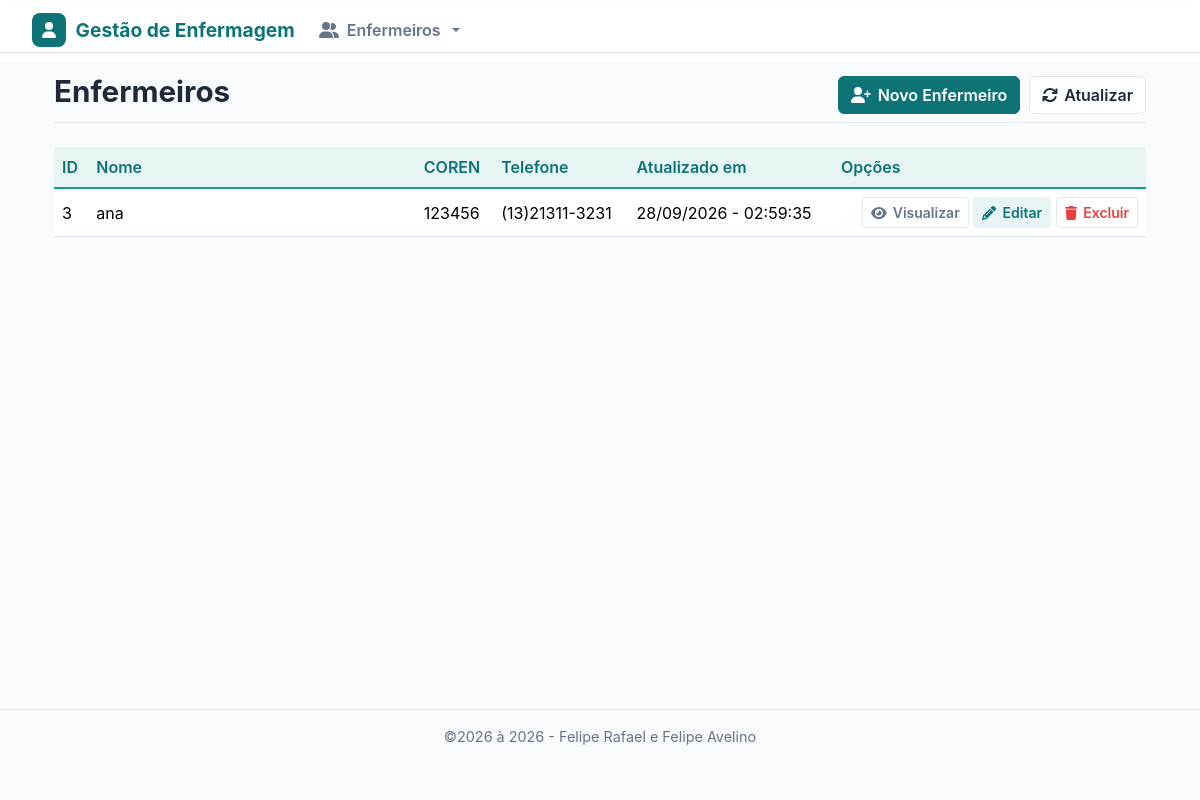
The app's page /customers/index.php, older data.
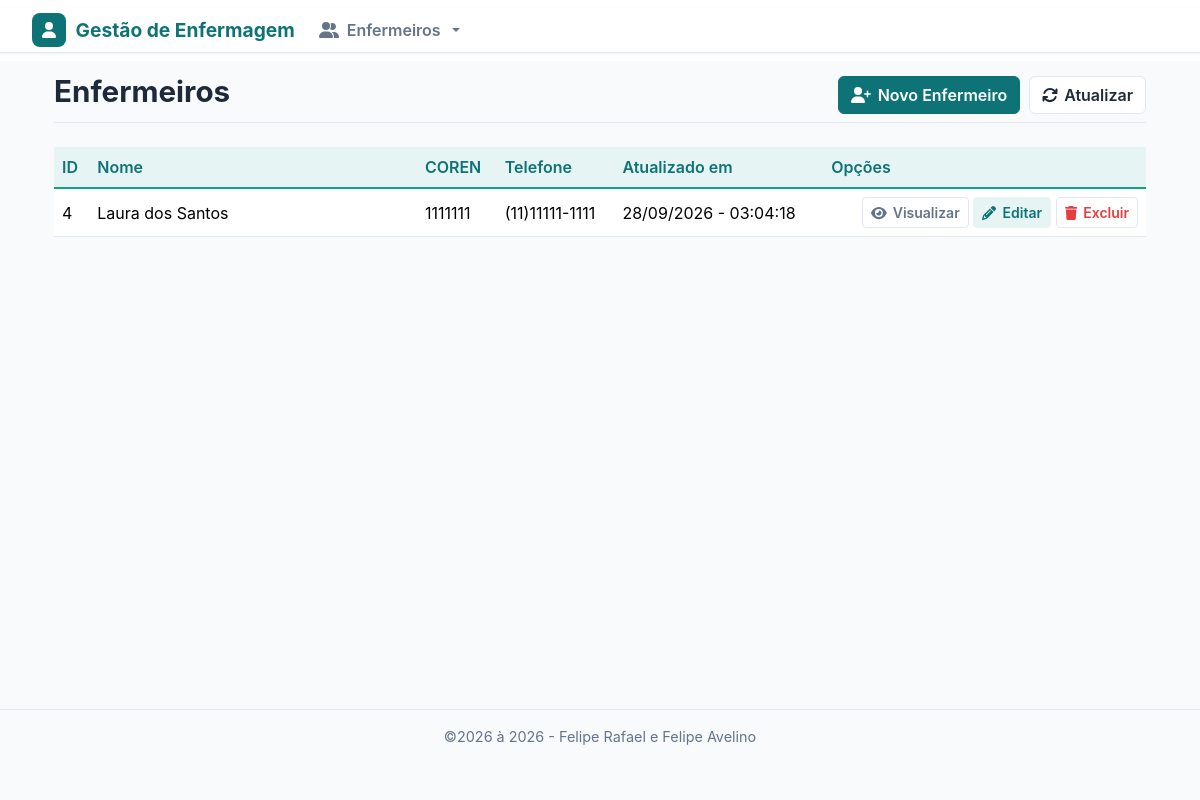
The same page, newer data.
### tables this page shows
CREATE TABLE `customers` (
  `id` int(11) NOT NULL,
  `name` varchar(255) NOT NULL,
  `coren` varchar(20) NOT NULL,
  `cep` varchar(9) NOT NULL,
  `phone` varchar(20) NOT NULL,
  `foto` varchar(255) NOT NULL,
  `birthdate` date NOT NULL,
  `created` datetime NOT NULL DEFAULT current_timestamp(),
  `modified` datetime NOT NULL DEFAULT current_timestamp()
);

### inc/database.php (called while the page is built, shortened)
<?php
function open_database()
{
	try {
		$conn = new mysqli(DB_HOST, DB_USER, DB_PASSWORD, DB_NAME);
		$conn->set_charset("utf8");
		return $conn;
	} catch (Exception $e) {
		throw new Exception("Erro ao conectar no banco de dados\n {$e->getMessage()}");
	}
}
function find($table = null, $id = null)
{
	$found = null;
	try {
		$database = open_database();
		if ($id) {
			$sql = "SELECT * FROM $table WHERE id = $id";
			$result = $database->query($sql);
			if ($result->num_rows > 0) {
				$found = $result->fetch_assoc();
			}
		} else {
			$sql = "SELECT * FROM $table";
			$result = $database->query($sql);
			if ($result->num_rows > 0) {
				$found = $result->fetch_all(MYSQLI_ASSOC);
			}
		}
	} catch (Exception $e) {
		$_SESSION['message'] = $e->GetMessage();
		$_SESSION['type'] = 'danger';
	}
	return $found;
}
function find_all($table)
{
	return find($table);
}
?>

### customers/function.php (called while the page is built, shortened)
<?php
function telefone($tel)
{
	return "(" . substr($tel, 0, 2) . ")" . substr($tel, 2, 5)
		. "-" . substr($tel, 7, 4);
}
function index()
{
	$customers = find_all("customers");
}

### customers/index.php (the view, shortened to what this page needs)
<?php
    include("function.php");
    index();
    include HEADER_TEMPLATE;
?>
<header>
    <div class="row">
        <div class="col-sm-6">
            <h1>Enfermeiros</h1>
        </div>
        <div class="col-sm-6 text-end h2">
            <a class="btn btn-crud-primary" href="add.php"><i class="fa-solid fa-user-plus"></i> Novo Enfermeiro</a>
            <a class="btn btn-crud-secondary" href="index.php"><i class="fa-solid fa-refresh"></i> Atualizar</a>
        </div>
    </div>
</header>
<hr>
<div class="table-responsive">
    <table class="table table-hover">
        <thead>
            <tr>
                <th>ID</th>
                <th width="30%">Nome</th>
                <th>COREN</th>
                <th>Telefone</th>
                <th>Atualizado em</th>
                <th>Opções</th>
            </tr>
        </thead>
        <tbody>
            <?php if ($customers): ?>
                <?php foreach ($customers as $customer): ?>
                    <tr>
                        <td><?php echo $customer['id']; ?></td>
                        <td><?php echo $customer['name']; ?></td>
                        <td><?php echo $customer['coren']; ?></td>
                        <td><?php echo telefone($customer['phone']); ?></td>
                        <td>
                            <?php
                                $dt = new DateTime($customer['modified'], new DateTimeZone("America/Sao_Paulo"));
                                echo $dt->format("d/m/Y - H:i:s");
                            ?>
                        </td>
                        <td class="actions text-end">
                            <a href="view.php?id=<?php echo $customer['id']; ?>" class="btn btn-sm btn-crud-view"><i
                                    class="fa fa-eye"></i> Visualizar</a>
                            <a href="edit.php?id=<?php echo $customer['id']; ?>" class="btn btn-sm btn-crud-edit"><i
                                    class="fa fa-pencil"></i> Editar</a>
                            <a href="#" class="btn btn-sm btn-crud-delete" data-bs-toggle="modal" data-bs-target="#delete-modal"
                                data-customer="<?= $customer['id']; ?>">
                                <i class="fa fa-trash"></i> Excluir
                            </a>
                        </td>
                    </tr>
                <?php endforeach; ?>
            <?php else: ?>
                <tr>
                    <td colspan="6">Nenhum registro encontrado.</td>
                </tr>
            <?php endif; ?>
        </tbody>
    </table>
</div>
<?php include FOOTER_TEMPLATE; ?>

### inc/header.php (shortened to what this page needs)
<!DOCTYPE html>
<html lang="pt-br">
<head>
    <link rel="stylesheet" href="<?php echo BASEURL; ?>css/bootstrap.min.css">
    <link rel="stylesheet" href="<?php echo BASEURL; ?>css/style.css">
    <link rel="stylesheet" href="<?php echo BASEURL; ?>css/all.min.css">
</head>
<body>
    <nav class="navbar navbar-expand-lg fixed-top mb-3" data-bs-theme="white">
        <div class="container-fluid topbar">
            <a class="navbar-brand" href="<?php echo BASEURL; ?>index.php">
                <span class="navbar-brand-icon"><i class="fa-solid fa-user"></i></span>
                Gestão de Enfermagem
            </a>
            <div class="collapse navbar-collapse topbar-end" id="navbarCrud">
                <ul class="navbar-nav mb-2 mb-lg-0">
                    <li class="nav-item dropdown">
                        <a class="nav-link dropdown-toggle clientes-toggle" href="#" role="button" data-bs-toggle="dropdown"
                            aria-expanded="false">
                            <i class="fa-solid fa-user-group"></i> Enfermeiros
                        </a>
                    </li>
                </ul>
            </div>
        </div>
    </nav>
    <main class="container">

### inc/footer.php (shortened to what this page needs)
</main>
    <footer class="site-footer text-center">
        <?php $dt = new DateTime("now", new DateTimeZone("America/Sao_Paulo")); ?>
        <p>&copy;2026 à <?= $dt->format("Y")?> - Felipe Rafael e Felipe Avelino</p>
    </footer>
    </body>
</html>

### css/style.css (style rules this page uses)
:root { --teal: #0d7377; --teal-light: #14a085; --teal-dim: #e6f4f4; --slate: #1e293b; --muted: #64748b; --border: #e2e8f0; --surface: #f8fafc; --white: #ffffff; --red: #e53e3e; --red-dim: #fde8e8; --amber: #d97706; --amber-dim: #fef3e2; --green: #16a34a; --green-dim: #dcfce7; }
* { box-sizing: border-box; }
body { background: var(--surface); font-family: -apple-system, BlinkMacSystemFont, 'Segoe UI', Roboto, sans-serif; color: var(--slate); margin: 0; min-height: 100vh; overflow-x: hidden; display: flex; flex-direction: column; }
main.container { flex: 1 0 auto; }
.site-footer { flex-shrink: 0; padding: 1rem 0; color: var(--muted); font-size: .9rem; border-top: 1px solid var(--border); margin-top: 2rem; }
h1 { font-size: 1.85rem; font-weight: 700; color: var(--slate); margin-bottom: .75rem; }
hr { border: none; border-top: 1px solid var(--border); margin: 0 0 1.5rem; opacity: 1; }
.container { padding-left: 1.5rem; padding-right: 1.5rem; }
.btn-crud-primary, .btn-crud-secondary, .btn-crud-view, .btn-crud-edit, .btn-crud-delete { display: inline-flex; align-items: center; gap: .4rem; font-weight: 600; border-width: 1px; border-style: solid; transition: background-color .15s ease, color .15s ease, border-color .15s ease; }
.btn-crud-primary { background: var(--teal); border-color: var(--teal); color: var(--white); }
.btn-crud-secondary { background: var(--white); border-color: var(--border); color: var(--slate); }
.btn-crud-view { background: var(--white); border-color: var(--border); color: var(--muted); }
.btn-crud-edit { background: var(--teal-dim); border-color: var(--teal-dim); color: var(--teal); }
.btn-crud-delete { background: var(--white); border-color: var(--border); color: var(--red); }
.table thead th { background: var(--teal-dim); color: var(--teal); font-weight: 600; border-bottom: 2px solid var(--teal-light); white-space: nowrap; }
.table td, .table th { border-color: var(--border); vertical-align: middle; }
.table-responsive { -webkit-overflow-scrolling: touch; }

### inc/header.php (style rules this page uses)
body { padding-top: 50px; padding-bottom: 20px; }
main { margin-top: 1.5rem; }
.navbar.fixed-top { background: var(--white); }
.topbar { background: var(--white); border-bottom: 1px solid var(--border); padding: 0 2rem; display: flex; align-items: center; gap: 0rem; box-shadow: 0 1px 3px rgba(0, 0, 0, .06); }
.navbar-brand { display: flex; align-items: center; gap: .6rem; font-weight: 700; font-size: 1.20rem; color: var(--teal); }
.navbar-brand-icon { display: inline-flex; align-items: center; justify-content: center; width: 34px; height: 34px; border-radius: 8px; background: var(--teal); color: var(--white); font-size: 1rem; flex-shrink: 0; }
.topbar-end { display: flex; align-items: center; gap: 1.25rem; }
.clientes-toggle { display: flex; align-items: center; gap: .5rem; padding: .5rem 0; color: var(--muted); font-weight: 600; transition: color .1s ease; }
.clientes-toggle::after { margin-left: .2rem; }

Row changes from the older to the newer data that the page shows:
removed customers: id "3", name "ana", coren "123456", phone "(13)21311-3231", modified "28/09/2026 - 02:59:35"
added customers: id "4", name "Laura dos Santos", coren "1111111", phone "(11)11111-1111", modified "28/09/2026 - 03:04:18"
